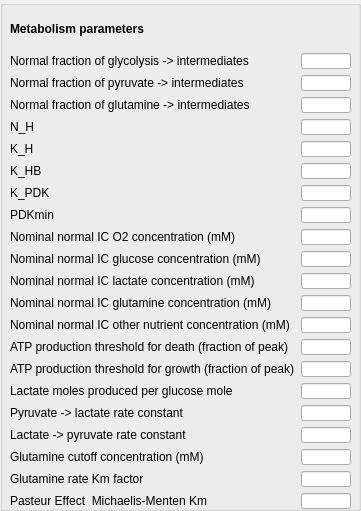
           <widget class="QGroupBox" name="groupBox_metabolism">
            <property name="geometry">
             <rect>
              <x>650</x>
              <y>10</y>
              <width>361</width>
              <height>511</height>
             </rect>
            </property>
            <property name="title">
             <string/>
            </property>
            <widget class="QWidget" name="gridLayoutWidget_2">
             <property name="geometry">
              <rect>
               <x>10</x>
               <y>10</y>
               <width>341</width>
               <height>521</height>
              </rect>
             </property>
             <layout class="QGridLayout" name="gridLayout_4">
              <item row="0" column="0">
               <widget class="QLabel" name="alabel_metab_params">
                <property name="font">
                 <font>
                  <weight>75</weight>
                  <bold>true</bold>
                 </font>
                </property>
                <property name="text">
                 <string>Metabolism parameters</string>
                </property>
               </widget>
              </item>
              <item row="4" column="1">
               <widget class="QLineEdit" name="line_K_H1_1">
                <property name="maximumSize">
                 <size>
                  <width>50</width>
                  <height>16</height>
                 </size>
                </property>
                <property name="alignment">
                 <set>Qt::AlignRight|Qt::AlignTrailing|Qt::AlignVCenter</set>
                </property>
               </widget>
              </item>
              <item row="5" column="1">
               <widget class="QLineEdit" name="line_K_H2_1">
                <property name="maximumSize">
                 <size>
                  <width>50</width>
                  <height>16</height>
                 </size>
                </property>
                <property name="alignment">
                 <set>Qt::AlignRight|Qt::AlignTrailing|Qt::AlignVCenter</set>
                </property>
               </widget>
              </item>
              <item row="6" column="1">
               <widget class="QLineEdit" name="line_K_HB_1">
                <property name="maximumSize">
                 <size>
                  <width>50</width>
                  <height>16</height>
                 </size>
                </property>
                <property name="alignment">
                 <set>Qt::AlignRight|Qt::AlignTrailing|Qt::AlignVCenter</set>
                </property>
               </widget>
              </item>
              <item row="4" column="0">
               <widget class="QMyLabel" name="label_K_H1_1">
                <property name="text">
                 <string>N_H</string>
                </property>
               </widget>
              </item>
              <item row="5" column="0">
               <widget class="QMyLabel" name="label_K_H2_1">
                <property name="text">
                 <string>K_H</string>
                </property>
               </widget>
              </item>
              <item row="6" column="0">
               <widget class="QMyLabel" name="label_K_HB_1">
                <property name="text">
                 <string>K_HB</string>
                </property>
               </widget>
              </item>
              <item row="14" column="1">
               <widget class="QLineEdit" name="line_ATP_S_1">
                <property name="maximumSize">
                 <size>
                  <width>50</width>
                  <height>16</height>
                 </size>
                </property>
                <property name="alignment">
                 <set>Qt::AlignRight|Qt::AlignTrailing|Qt::AlignVCenter</set>
                </property>
               </widget>
              </item>
              <item row="17" column="1">
               <widget class="QLineEdit" name="line_K_PL_1">
                <property name="maximumSize">
                 <size>
                  <width>50</width>
                  <height>16</height>
                 </size>
                </property>
                <property name="alignment">
                 <set>Qt::AlignRight|Qt::AlignTrailing|Qt::AlignVCenter</set>
                </property>
               </widget>
              </item>
              <item row="18" column="1">
               <widget class="QLineEdit" name="line_K_LP_1">
                <property name="maximumSize">
                 <size>
                  <width>50</width>
                  <height>16</height>
                 </size>
                </property>
                <property name="alignment">
                 <set>Qt::AlignRight|Qt::AlignTrailing|Qt::AlignVCenter</set>
                </property>
               </widget>
              </item>
              <item row="14" column="0">
               <widget class="QMyLabel" name="label_ATP_S_1">
                <property name="text">
                 <string>ATP production threshold for death (fraction of peak)</string>
                </property>
               </widget>
              </item>
              <item row="17" column="0">
               <widget class="QMyLabel" name="label_K_PL_1">
                <property name="text">
                 <string>Pyruvate -&gt; lactate rate constant</string>
                </property>
               </widget>
              </item>
              <item row="18" column="0">
               <widget class="QMyLabel" name="label_K_LP_1">
                <property name="text">
                 <string>Lactate -&gt; pyruvate rate constant</string>
                </property>
               </widget>
              </item>
              <item row="7" column="0">
               <widget class="QMyLabel" name="label_K_PDK_1">
                <property name="text">
                 <string>K_PDK</string>
                </property>
               </widget>
              </item>
              <item row="7" column="1">
               <widget class="QLineEdit" name="line_K_PDK_1">
                <property name="maximumSize">
                 <size>
                  <width>50</width>
                  <height>16</height>
                 </size>
                </property>
                <property name="alignment">
                 <set>Qt::AlignRight|Qt::AlignTrailing|Qt::AlignVCenter</set>
                </property>
               </widget>
              </item>
              <item row="19" column="0">
               <widget class="QMyLabel" name="label_C_GLN_LO_1">
                <property name="font">
                 <font>
                  <weight>50</weight>
                  <bold>false</bold>
                 </font>
                </property>
                <property name="text">
                 <string>Glutamine cutoff concentration (mM)</string>
                </property>
               </widget>
              </item>
              <item row="19" column="1">
               <widget class="QLineEdit" name="line_C_GLN_LO_1">
                <property name="maximumSize">
                 <size>
                  <width>50</width>
                  <height>16</height>
                 </size>
                </property>
                <property name="alignment">
                 <set>Qt::AlignRight|Qt::AlignTrailing|Qt::AlignVCenter</set>
                </property>
               </widget>
              </item>
              <item row="8" column="0">
               <widget class="QMyLabel" name="label_PDKMIN_1">
                <property name="text">
                 <string>PDKmin</string>
                </property>
               </widget>
              </item>
              <item row="8" column="1">
               <widget class="QLineEdit" name="line_PDKMIN_1">
                <property name="maximumSize">
                 <size>
                  <width>50</width>
                  <height>16</height>
                 </size>
                </property>
                <property name="alignment">
                 <set>Qt::AlignRight|Qt::AlignTrailing|Qt::AlignVCenter</set>
                </property>
               </widget>
              </item>
              <item row="9" column="1">
               <widget class="QLineEdit" name="line_C_O2_NORM_1">
                <property name="enabled">
                 <bool>true</bool>
                </property>
                <property name="maximumSize">
                 <size>
                  <width>50</width>
                  <height>16</height>
                 </size>
                </property>
                <property name="alignment">
                 <set>Qt::AlignRight|Qt::AlignTrailing|Qt::AlignVCenter</set>
                </property>
               </widget>
              </item>
              <item row="9" column="0">
               <widget class="QMyLabel" name="label_C_O2_NORM_1">
                <property name="enabled">
                 <bool>true</bool>
                </property>
                <property name="text">
                 <string>Nominal normal IC O2 concentration (mM)</string>
                </property>
               </widget>
              </item>
              <item row="10" column="1">
               <widget class="QLineEdit" name="line_C_G_NORM_1">
                <property name="enabled">
                 <bool>true</bool>
                </property>
                <property name="maximumSize">
                 <size>
                  <width>50</width>
                  <height>16</height>
                 </size>
                </property>
                <property name="alignment">
                 <set>Qt::AlignRight|Qt::AlignTrailing|Qt::AlignVCenter</set>
                </property>
               </widget>
              </item>
              <item row="10" column="0">
               <widget class="QMyLabel" name="label_C_G_NORM_1">
                <property name="enabled">
                 <bool>true</bool>
                </property>
                <property name="text">
                 <string>Nominal normal IC glucose concentration (mM)</string>
                </property>
               </widget>
              </item>
              <item row="11" column="1">
               <widget class="QLineEdit" name="line_C_L_NORM_1">
                <property name="enabled">
                 <bool>true</bool>
                </property>
                <property name="maximumSize">
                 <size>
                  <width>50</width>
                  <height>16</height>
                 </size>
                </property>
                <property name="alignment">
                 <set>Qt::AlignRight|Qt::AlignTrailing|Qt::AlignVCenter</set>
                </property>
               </widget>
              </item>
              <item row="11" column="0">
               <widget class="QMyLabel" name="label_C_L_NORM_1">
                <property name="enabled">
                 <bool>true</bool>
                </property>
                <property name="text">
                 <string>Nominal normal IC lactate concentration (mM)</string>
                </property>
               </widget>
              </item>
              <item row="15" column="1">
               <widget class="QLineEdit" name="line_ATP_G_1">
                <property name="maximumSize">
                 <size>
                  <width>50</width>
                  <height>16</height>
                 </size>
                </property>
                <property name="alignment">
                 <set>Qt::AlignRight|Qt::AlignTrailing|Qt::AlignVCenter</set>
                </property>
               </widget>
              </item>
              <item row="15" column="0">
               <widget class="QMyLabel" name="label_ATP_G_1">
                <property name="text">
                 <string>ATP production threshold for growth (fraction of peak)</string>
                </property>
               </widget>
              </item>
              <item row="16" column="0">
               <widget class="QMyLabel" name="label_F_GL_1">
                <property name="text">
                 <string>Lactate moles produced per glucose mole</string>
                </property>
               </widget>
              </item>
              <item row="1" column="1">
               <widget class="QLineEdit" name="line_F_GNORM_1">
                <property name="maximumSize">
                 <size>
                  <width>50</width>
                  <height>16</height>
                 </size>
                </property>
                <property name="alignment">
                 <set>Qt::AlignRight|Qt::AlignTrailing|Qt::AlignVCenter</set>
                </property>
               </widget>
              </item>
              <item row="2" column="1">
               <widget class="QLineEdit" name="line_F_PNORM_1">
                <property name="maximumSize">
                 <size>
                  <width>50</width>
                  <height>16</height>
                 </size>
                </property>
                <property name="alignment">
                 <set>Qt::AlignRight|Qt::AlignTrailing|Qt::AlignVCenter</set>
                </property>
               </widget>
              </item>
              <item row="1" column="0">
               <widget class="QLabel" name="label_F_GNORM_1">
                <property name="text">
                 <string>Normal fraction of glycolysis -&gt; intermediates</string>
                </property>
               </widget>
              </item>
              <item row="2" column="0">
               <widget class="QLabel" name="label_F_PNORM_1">
                <property name="text">
                 <string>Normal fraction of pyruvate -&gt; intermediates</string>
                </property>
               </widget>
              </item>
              <item row="3" column="0">
               <widget class="QLabel" name="label_F_GLNNORM_1">
                <property name="text">
                 <string>Normal fraction of glutamine -&gt; intermediates</string>
                </property>
               </widget>
              </item>
              <item row="3" column="1">
               <widget class="QLineEdit" name="line_F_GLNNORM_1">
                <property name="maximumSize">
                 <size>
                  <width>50</width>
                  <height>16</height>
                 </size>
                </property>
                <property name="alignment">
                 <set>Qt::AlignRight|Qt::AlignTrailing|Qt::AlignVCenter</set>
                </property>
               </widget>
              </item>
              <item row="12" column="0">
               <widget class="QMyLabel" name="label_C_GLN_NORM_1">
                <property name="enabled">
                 <bool>true</bool>
                </property>
                <property name="text">
                 <string>Nominal normal IC glutamine concentration (mM)</string>
                </property>
               </widget>
              </item>
              <item row="12" column="1">
               <widget class="QLineEdit" name="line_C_GLN_NORM_1">
                <property name="enabled">
                 <bool>true</bool>
                </property>
                <property name="maximumSize">
                 <size>
                  <width>50</width>
                  <height>16</height>
                 </size>
                </property>
                <property name="alignment">
                 <set>Qt::AlignRight|Qt::AlignTrailing|Qt::AlignVCenter</set>
                </property>
               </widget>
              </item>
              <item row="21" column="1">
               <widget class="QLineEdit" name="line_PASTEUR_MM_KM_1">
                <property name="maximumSize">
                 <size>
                  <width>50</width>
                  <height>16</height>
                 </size>
                </property>
                <property name="alignment">
                 <set>Qt::AlignRight|Qt::AlignTrailing|Qt::AlignVCenter</set>
                </property>
               </widget>
              </item>
              <item row="21" column="0">
               <widget class="QMyLabel" name="label_PASTEUR_MM_KM_1">
                <property name="font">
                 <font>
                  <weight>50</weight>
                  <bold>false</bold>
                 </font>
                </property>
                <property name="text">
                 <string>Pasteur Effect  Michaelis-Menten Km</string>
                </property>
               </widget>
              </item>
              <item row="22" column="1">
               <widget class="QLineEdit" name="line_GLUTAMINE_BASERATE_1">
                <property name="enabled">
                 <bool>false</bool>
                </property>
                <property name="maximumSize">
                 <size>
                  <width>50</width>
                  <height>16</height>
                 </size>
                </property>
                <property name="alignment">
                 <set>Qt::AlignRight|Qt::AlignTrailing|Qt::AlignVCenter</set>
                </property>
               </widget>
              </item>
              <item row="22" column="0">
               <widget class="QMyLabel" name="label_GLUTAMINE_BASERATE_1">
                <property name="enabled">
                 <bool>false</bool>
                </property>
                <property name="font">
                 <font>
                  <weight>50</weight>
                  <bold>false</bold>
                 </font>
                </property>
                <property name="text">
                 <string>Glutamine base consumption rate</string>
                </property>
               </widget>
              </item>
              <item row="13" column="0">
               <widget class="QMyLabel" name="label_C_ON_NORM_1">
                <property name="enabled">
                 <bool>true</bool>
                </property>
                <property name="text">
                 <string>Nominal normal IC other nutrient concentration (mM)</string>
                </property>
               </widget>
              </item>
              <item row="13" column="1">
               <widget class="QLineEdit" name="line_C_ON_NORM_1">
                <property name="enabled">
                 <bool>true</bool>
                </property>
                <property name="maximumSize">
                 <size>
                  <width>50</width>
                  <height>16</height>
                 </size>
                </property>
                <property name="alignment">
                 <set>Qt::AlignRight|Qt::AlignTrailing|Qt::AlignVCenter</set>
                </property>
               </widget>
              </item>
              <item row="20" column="1">
               <widget class="QLineEdit" name="line_KM_RGLN_1">
                <property name="maximumSize">
                 <size>
                  <width>50</width>
                  <height>16</height>
                 </size>
                </property>
                <property name="alignment">
                 <set>Qt::AlignRight|Qt::AlignTrailing|Qt::AlignVCenter</set>
                </property>
               </widget>
              </item>
              <item row="20" column="0">
               <widget class="QMyLabel" name="label_KM_RGLN_1">
                <property name="font">
                 <font>
                  <weight>50</weight>
                  <bold>false</bold>
                 </font>
                </property>
                <property name="text">
                 <string>Glutamine rate Km factor</string>
                </property>
               </widget>
              </item>
              <item row="16" column="1">
               <widget class="QLineEdit" name="line_F_GL_1">
                <property name="maximumSize">
                 <size>
                  <width>50</width>
                  <height>16</height>
                 </size>
                </property>
                <property name="alignment">
                 <set>Qt::AlignRight|Qt::AlignTrailing|Qt::AlignVCenter</set>
                </property>
               </widget>
              </item>
             </layout>
            </widget>
           </widget>
